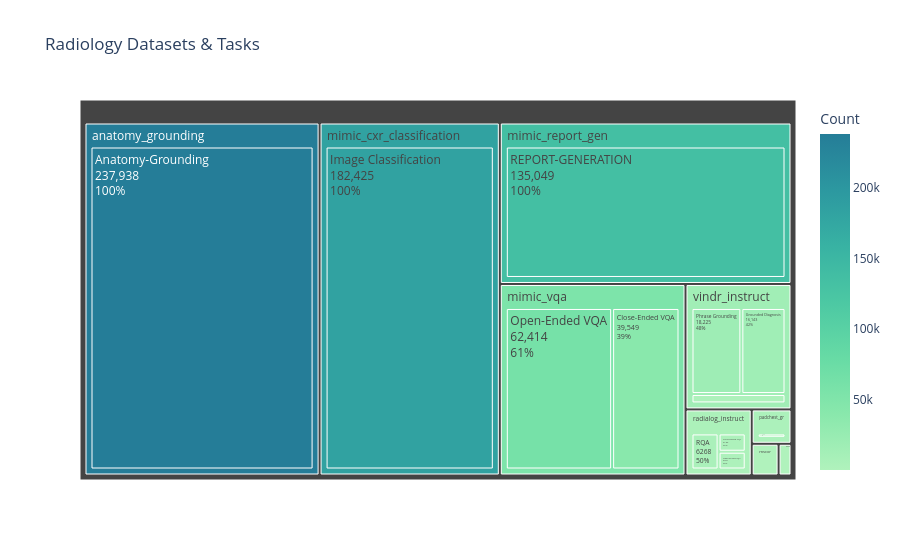

Notebook code for this chart:
### Code cell
import plotly.express as px
fig = px.treemap(
    df,
    path=["Dataset", "Task"],
    values="Count",
    color="Count",
    color_continuous_scale="Tealgrn",
    title="Radiology Datasets & Tasks"
)
fig.update_traces(textinfo="label+percent parent+value")
fig.show()

### Figure 1 — Plotly figure (JSON) as saved in the notebook; plotly's stock layout.template omitted (floating-point values rounded to 4 significant figures)
{"data": [{"branchvalues": "total", "customdata": [[325.0], [850.0], [3183.0], [3091.0], [6268.0], [39550.0], [62410.0], [135000.0], [3920.0], [815.0], [815.0], [815.0], [18220.0], [16140.0], [3754.0], [182400.0], [237900.0], [704.8], [4702.0], [53550.0], [135000.0], [3920.0], [815.0], [15920.0], [182400.0], [237900.0]], "domain": {"x": [0, 1], "y": [0, 1]}, "hovertemplate": "labels=%{label}<br>Count_sum=%{value}<br>parent=%{parent}<br>id=%{id}<br>Count=%{color}<extra></extra>", "ids": ["slake/Close-Ended VQA", "slake/Open-Ended VQA", "radialog_instruct/Close-Ended VQA", "radialog_instruct/Open-Ended VQA", "radialog_instruct/RQA", "mimic_vqa/Close-Ended VQA", "mimic_vqa/Open-Ended VQA", "mimic_report_gen/REPORT-GENERATION", "padchest_gr/Phrase Grounding", "mscxr/Phrase Grounding", "mscxr/Grounded Captioning", "mscxr/Grounded Diagnosis", "vindr_instruct/Phrase Grounding", "vindr_instruct/Grounded Diagnosis", "vindr_instruct/Abnormality Detection", "mimic_cxr_classification/Image Classification", "anatomy_grounding/Anatomy-Grounding", "slake", "radialog_instruct", "mimic_vqa", "mimic_report_gen", "padchest_gr", "mscxr", "vindr_instruct", "mimic_cxr_classification", "anatomy_grounding"], "labels": ["Close-Ended VQA", "Open-Ended VQA", "Close-Ended VQA", "Open-Ended VQA", "RQA", "Close-Ended VQA", "Open-Ended VQA", "REPORT-GENERATION", "Phrase Grounding", "Phrase Grounding", "Grounded Captioning", "Grounded Diagnosis", "Phrase Grounding", "Grounded Diagnosis", "Abnormality Detection", "Image Classification", "Anatomy-Grounding", "slake", "radialog_instruct", "mimic_vqa", "mimic_report_gen", "padchest_gr", "mscxr", "vindr_instruct", "mimic_cxr_classification", "anatomy_grounding"], "marker": {"coloraxis": "coloraxis", "colors": [325.0, 850.0, 3183.0, 3091.0, 6268.0, 39550.0, 62410.0, 135000.0, 3920.0, 815.0, 815.0, 815.0, 18220.0, 16140.0, 3754.0, 182400.0, 237900.0, 704.8, 4702.0, 53550.0, 135000.0, 3920.0, 815.0, 15920.0, 182400.0, 237900.0]}, "name": "", "parents": ["slake", "slake", "radialog_instruct", "radialog_instruct", "radialog_instruct", "mimic_vqa", "mimic_vqa", "mimic_report_gen", "padchest_gr", "mscxr", "mscxr", "mscxr", "vindr_instruct", "vindr_instruct", "vindr_instruct", "mimic_cxr_classification", "anatomy_grounding", "", "", "", "", "", "", "", "", ""], "textinfo": "label+percent parent+value", "type": "treemap", "values": [325.0, 850.0, 3183.0, 3091.0, 6268.0, 39550.0, 62410.0, 135000.0, 3920.0, 815.0, 815.0, 815.0, 18220.0, 16140.0, 3754.0, 182400.0, 237900.0, 1175.0, 12540.0, 102000.0, 135000.0, 3920.0, 2445.0, 38120.0, 182400.0, 237900.0]}], "layout": {"coloraxis": {"colorbar": {"title": {"text": "Count"}}, "colorscale": [[0, "rgb(176, 242, 188)"], [0.1667, "rgb(137, 232, 172)"], [0.3333, "rgb(103, 219, 165)"], [0.5, "rgb(76, 200, 163)"], [0.6667, "rgb(56, 178, 163)"], [0.8333, "rgb(44, 152, 160)"], [1, "rgb(37, 125, 152)"]]}, "legend": {"tracegroupgap": 0}, "title": {"text": "Radiology Datasets & Tasks"}}}
